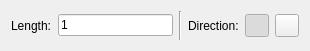
<?xml version="1.0" encoding="UTF-8"?>
<ui version="4.0">
 <class>Arc2PL</class>
 <widget class="QWidget" name="Arc2PL">
  <property name="geometry">
   <rect>
    <x>0</x>
    <y>0</y>
    <width>310</width>
    <height>51</height>
   </rect>
  </property>
  <layout class="QHBoxLayout">
   <item>
    <widget class="QLabel" name="label_2">
     <property name="text">
      <string>Length:</string>
     </property>
    </widget>
   </item>
   <item>
    <widget class="RMathLineEdit" name="Length">
     <property name="text">
      <string notr="true">1</string>
     </property>
     <property name="angle" stdset="0">
      <bool>false</bool>
     </property>
     <property name="defaultUnit" stdset="0">
      <number>0</number>
     </property>
    </widget>
   </item>
   <item>
    <widget class="Line" name="line">
     <property name="orientation">
      <enum>Qt::Vertical</enum>
     </property>
    </widget>
   </item>
   <item>
    <widget class="QLabel" name="label">
     <property name="text">
      <string>Direction:</string>
     </property>
    </widget>
   </item>
   <item>
    <widget class="QToolButton" name="CounterClockwise">
     <property name="toolTip">
      <string>Counter Clockwise (Positive)</string>
     </property>
     <property name="icon">
      <iconset>
       <normaloff>CounterClockwise.svg</normaloff>CounterClockwise.svg</iconset>
     </property>
     <property name="checkable">
      <bool>true</bool>
     </property>
     <property name="checked">
      <bool>true</bool>
     </property>
     <attribute name="buttonGroup">
      <string notr="true">Direction</string>
     </attribute>
    </widget>
   </item>
   <item>
    <widget class="QToolButton" name="Clockwise">
     <property name="toolTip">
      <string>Clockwise (Negative)</string>
     </property>
     <property name="icon">
      <iconset>
       <normaloff>Clockwise.svg</normaloff>Clockwise.svg</iconset>
     </property>
     <property name="checkable">
      <bool>true</bool>
     </property>
     <attribute name="buttonGroup">
      <string notr="true">Direction</string>
     </attribute>
    </widget>
   </item>
  </layout>
 </widget>
 <customwidgets>
  <customwidget>
   <class>RMathLineEdit</class>
   <extends>QLineEdit</extends>
   <header>RMathLineEdit.h</header>
  </customwidget>
 </customwidgets>
 <resources/>
 <connections/>
 <buttongroups>
  <buttongroup name="Direction"/>
  <buttongroup name="Solution"/>
 </buttongroups>
</ui>
